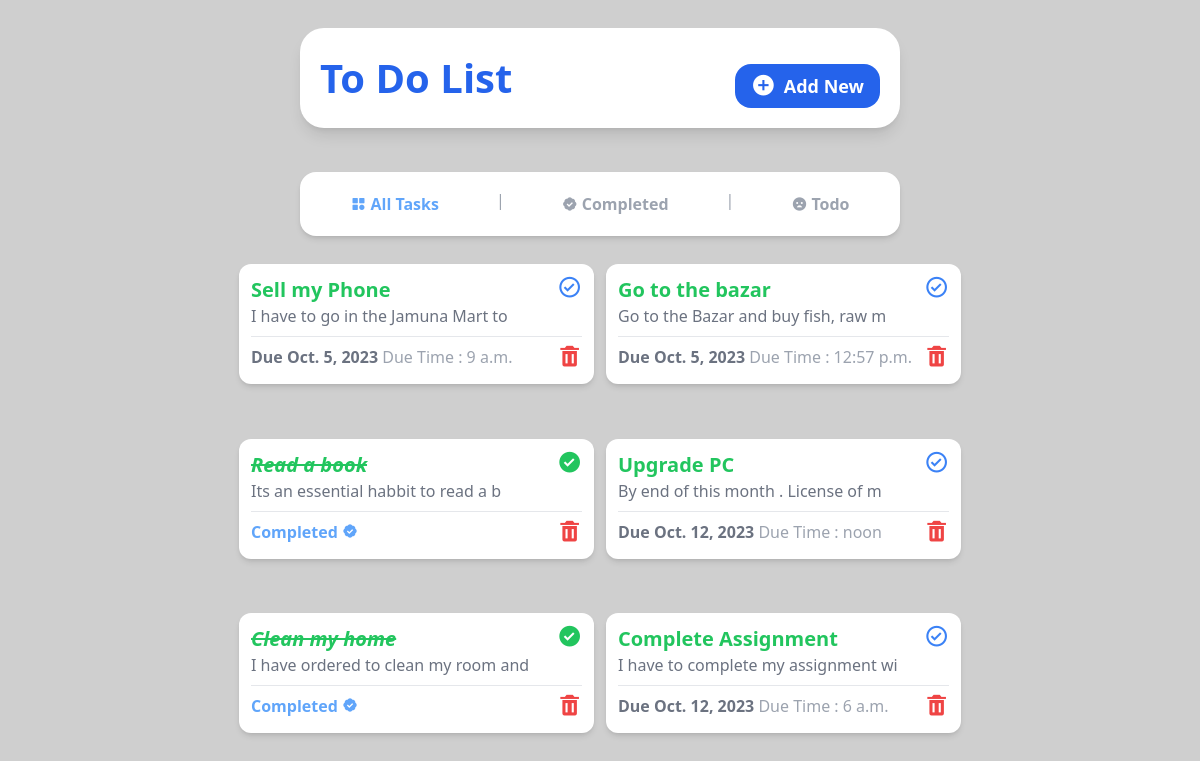
The page / on the database its author committed.
### tasks/models.py (models this page shows, shortened)
class Task(models.Model):
    title = models.CharField(max_length=35)
    description = models.TextField(null=True, blank=True)
    due_date = models.DateField()
    due_time = models.TimeField()
    completed = models.BooleanField(default=False)

### tasks/views.py (the view)
# urls.py: path('',views.home, name='home'),
def home(request):
    tasks = Task.objects.all().order_by('-id')
    return render(request, 'index.html',{'tasks':tasks})

### tasks/templates/index.html
{% include 'base.html' %} {% include 'home_nav.html' %} {% block content %}
<section
  class="flex flex-1 flex-wrap justify-center gap-3 bg-[#fff0] w-10/12 md:w-11/12 h-full mb-3 rounded-2xl p-3 overflow-y-auto scrollbar-hide"
>
  {% for task in tasks %}
  {% if task.completed %}
  <div
    class="w-[355px] flex flex-col shadow-md bg-white h-[120px] rounded-xl p-3"
  >
    <div class="flex flex-row justify-between">
      <div>
        <a href="{% url 'task_detail' task.id %}">
          <h1 class="text-green-500 font-semibold text-xl italic line-through">
            {{task.title}}
          </h1>
        </a>
        <p class="text-gray-500 text-md">{{task.description|slice:":35"}}</p>
      </div>
      <a href="{% url 'toggle_complete' task.id %}">
        <i class="bx bxs-check-circle bx-sm text-green-500"></i>
      </a>
    </div>
    <hr class="border-t border-gray-200 my-2" />
    <div class="flex flex-row justify-between">
      <h2 class="text-blue-400 font-bold">
        Completed <i class="bx bxs-badge-check"></i>
      </h2>
      <a href="{% url 'delete' task.id %}">
        <i class="bx bxs-trash bx-sm text-red-500"></i>
      </a>
    </div>
  </div>
  {% else %}
  <div
    class="w-[355px] flex flex-col shadow-md bg-white h-[120px] rounded-xl p-3"
  >
    <div class="flex flex-row justify-between">
      <div>
        <a href=".{% url 'task_detail' task.id%}">
          <h1 class="text-green-500 font-semibold text-xl">{{ task.title }}</h1>
        </a>
        <p class="text-gray-500 text-md">{{ task.description|slice:":35" }}</p>
      </div>
      <a href="{% url 'toggle_complete' task.id %}">
        <i class="bx bx-check-circle bx-sm text-blue-500"></i>
      </a>
    </div>
    <hr class="border-t border-gray-200 my-2" />
    <div class="flex flex-row justify-between">
      <h2 class="text-gray-500 font-bold">
        Due {{task.due_date}}
        <span class="font-medium text-gray-400"
          >Due Time : {{task.due_time}}</span
        >
      </h2>
      <a href="{% url  'delete' task.id %}">
        <i class="bx bxs-trash bx-sm text-red-500"></i>
      </a>
    </div>
  </div>
  {% endif %} {% endfor %}
</section>
{% endblock content %}

### todo_app/templates/base.html (shortened to what this page needs)
{% load static  %}
<!DOCTYPE html>
<html lang="en">
  <head>
    <link
      href="https://unpkg.com/boxicons@2.1.4/css/boxicons.min.css"
      rel="stylesheet"
    />
    <link rel="stylesheet" href="{% static 'style.css' %}" />
  </head>
  <body
    class="bg-[#cfcfcf] flex flex-col items-center justify-center gap-4 h-screen"
  >
    <header
      class="bg-white shadow-lg w-10/12 h-auto rounded-3xl flex flex-col sm:flex-row justify-between items-center p-5 m-7 md:w-3/6"
    >
    <a href="{% url 'home' %}"
      <h1 class="text-blue-600 font-bold text-[40px]">To Do List </h1>
    </a>
      <a
        class="bg-blue-600 py-2 px-4 text-white font-semibold rounded-2xl text-lg mt-4 flex items-center gap-2"
        href="{% url 'addTask' %}"
        ><i class="bx bxs-plus-circle bx-sm"></i> Add New</a
      >
    </header>
  </body>
</html>

### todo_app/templates/home_nav.html
<nav
class="bg-white transition-all-[1s] shadow-md w-10/12 rounded-2xl h-auto p-4 flex flex-row justify-around md:w-3/6"
>
<a
  href="{% url 'home'%}"
  class="text-blue-400 transition duration-300 ease-out hover:ease-in hover:text-blue-500 font-semibold py-1 px-3 flex items-center gap-1"
  ><i class="bx bxs-category"></i>All Tasks</a
>
<span class="text-gray-400">|</span>
<a
  href="{% url 'completed' %}"
  class="font-semibold text-gray-400 py-1 px-3 flex items-center gap-1"
  ><i class="bx bxs-badge-check"></i>Completed</a
>
<span class="text-gray-400">|</span>
<a
  href="{% url 'remaining' %}"
  class="font-semibold text-gray-400 py-1 px-3 flex items-center gap-1"
  ><i class="bx bxs-sad"></i>Todo</a
>
</nav>

### rows shown on the page
Task: title "Sell my Phone", description "I have to go in the Jamuna Mart to", due_date "Oct. 5, 2023", due_time "9 a.m."
Task: title "Go to the bazar", description "Go to the Bazar and buy fish, raw m", due_date "Oct. 5, 2023", due_time "12:57 p.m."
Task: title "Read a book", description "Its an essential habbit to read a b"
Task: title "Upgrade PC", description "By end of this month . License of m", due_date "Oct. 12, 2023", due_time "noon"
Task: title "Clean my home", description "I have ordered to clean my room and"
Task: title "Complete Assignment", description "I have to complete my assignment wi", due_date "Oct. 12, 2023", due_time "6 a.m."
